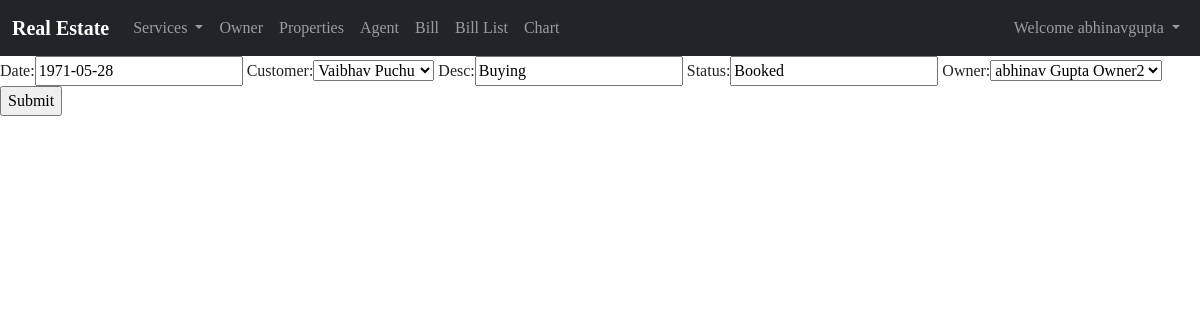
Screenshot of /update_appointment/11/ (signed in) with the database file from the repository.
### Home/models.py (models this page shows, shortened)
class Appointment(models.Model):
    date=models.DateField(auto_now_add=False, null=True,unique = False)
    customer=models.ForeignKey(Customer,on_delete=models.CASCADE)
    desc=models.CharField(max_length=500,null=True)
    status=models.CharField(max_length=50,null=True)
    owner=models.ForeignKey(Owner,on_delete=models.CASCADE)

### Home/views.py (the view)
# urls.py: path('update_appointment/<str:pk>/',views.updateAppointment,name='update_appointment'),
def updateAppointment(request,pk):
    appointment=Appointment.objects.get(id=pk)
    form=CreateAppointmentForms(instance=appointment)
    if request.method=='POST':
        form=CreateAppointmentForms(request.POST, instance=appointment)
        if form.is_valid():
            form.save()
            return redirect('/')
    context={'form':form}
    return render(request,'bill/appointment_form.html',context)

### Home/forms.py
class CreateAppointmentForms(forms.ModelForm):
    class Meta:
        model=Appointment
        fields='__all__'

### Home/models.py (called while the page is built)
    def __str__(self):
        return self.name

    def __str__(self):
        return self.name

### Home/templates/bill/appointment_form.html (shortened to what this page needs)
{% extends 'base.html' %}
{% block content %}
<form action="" method="POST">
    {{form}}
    <input type="submit" name="Submit" id="">
</form>
{% endblock content %}

### templates/base.html (shortened to what this page needs)
<!doctype html>
<html lang="en">
<head>
    <link href="https://cdn.jsdelivr.net/npm/bootstrap@5.0.0/dist/css/bootstrap.min.css" rel="stylesheet"
>
    <link rel="stylesheet" href="https://cdnjs.cloudflare.com/ajax/libs/Chart.js/2.8.0/Chart.min.css" />
</head>
<body>
    <nav class="navbar navbar-expand-lg navbar-dark bg-dark">
        <div class="container-fluid">
            <a class="navbar-brand" href="/"><b>Real Estate</b></a>
            <div class="collapse navbar-collapse" id="navbarSupportedContent">
                <ul class="navbar-nav me-auto mb-2 mb-lg-0">
                    <li class="nav-item dropdown">
                        <a class="nav-link dropdown-toggle" href="/services" id="navbarDropdown" role="button"
                            data-bs-toggle="dropdown" aria-expanded="false">
                            Services
                        </a>
                    </li>
                </ul>
                <li class="nav-item">
                    <a class="nav-link" href="owner">Owner</a>
                </li>
                <li class="nav-item">
                    <a class="nav-link" href="property">Properties</a>
                </li>
                <li class="nav-item">
                    <a class="nav-link" href="agent">Agent</a>
                </li>
                <li class="nav-item">
                    <a class="nav-link" href="bill">Bill</a>
                </li>
                <li class="nav-item">
                    <a class="nav-link" href="bills_list">Bill List</a>
                </li>
                <li class="nav-item">
                    <a class="nav-link" href="chart">Chart</a>
                </li>
            {% if user.is_authenticated %}
            <ul class="navbar-nav">
                <li class="nav-item dropdown">
                  <a class="nav-link dropdown-toggle" href="#" id="navbarDropdown" role="button" data-bs-toggle="dropdown" aria-expanded="false">
                    Welcome {{request.user}}
                  </a>
                </li>
            </ul>
            {% endif %}
            </div>
        </div>
    </nav>
    {% if user.is_authenticated %}
    {% block content %}
    {% endblock content %}
    {% else %}
    <p>Login/Signup First</p>
    {%endif%}
</body>
</html>

### templates/base.html (style rules this page uses)
a { text-decoration: none; }
body { font-family: 'Brush Script MT', cursive; }

### rows the page displays
Appointment: date "1971-05-28", customer "Vaibhav Puchu", desc "Buying", status "Booked", owner "abhinav Gupta Owner2"

### other values shown
{{ request.user }} "abhinavgupta"
